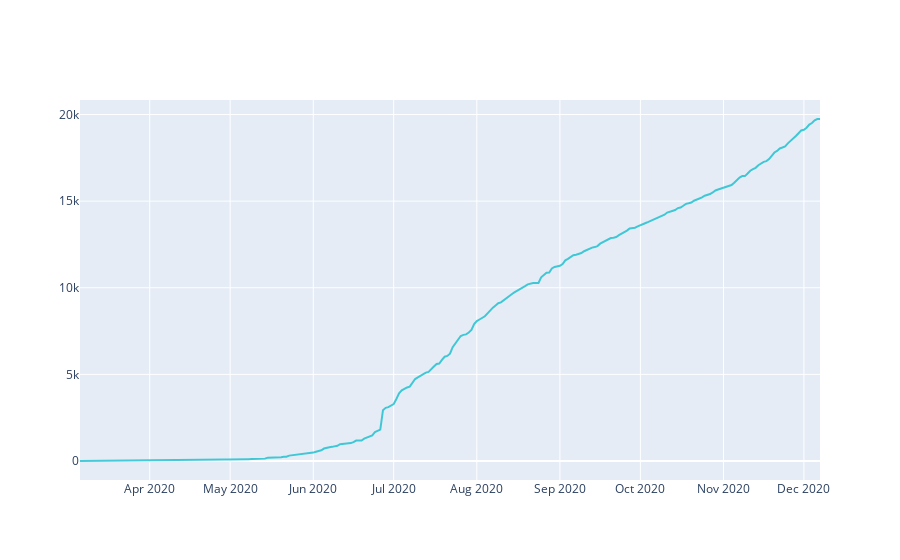

The notebook cell saved with this chart:
### Code cell
data = [go.Scatter(
        x= dfConf[dfConf['cidade'] == 'Feira de Santana'].day,
        y= dfConf[dfConf['cidade'] == 'Feira de Santana'].confirmados_acumulados,
        name= "Confirmados Acumulados",
        line= dict(color= '#17BECF'),
        opacity= 0.8 )]
py.iplot(data)

### Figure 1 — Plotly figure (JSON) as saved in the notebook; plotly's stock layout.template omitted (floating-point values rounded to 4 significant figures; data arrays with more than 128 entries replaced by an {"elided": "..."} marker saying what was removed)
{"data": [{"line": {"color": "#17BECF"}, "name": "Confirmados Acumulados", "opacity": 0.8, "type": "scatter", "x": {"elided": "277 str values"}, "y": {"elided": "277 int values"}}], "layout": {}}
